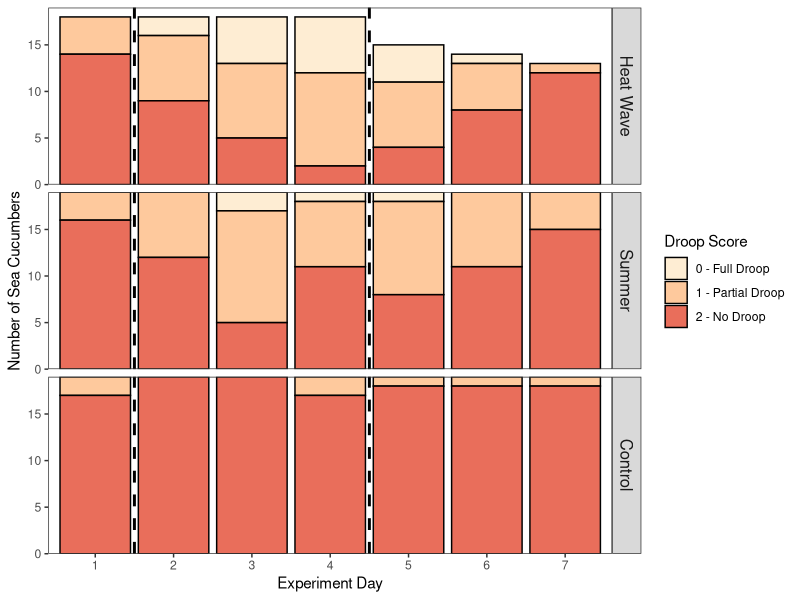
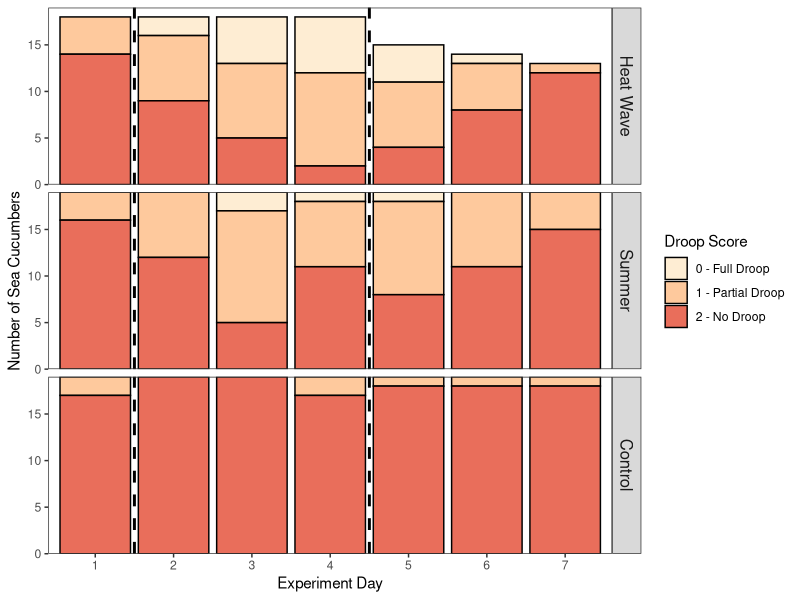

These figures' R source, in order: (Note: this script raises an error after producing the figures.)
# making a figure to show changes in cucumber stiffness over time

library(here)
library(tidyverse)
library(Hmisc)
library(ordinal)

# Load the stiffness data, rename and format columns
stiff <- read_csv(here("data/BehaviourData.csv")) %>%
  mutate(Droop_score = as.factor(Droop_score),
         Squeeze_score = as.factor(Squeeze_score), 
         Date = as.Date(Date, format="%d/%m/%Y"),
         Bucket_ID = as.factor(Bucket_ID),
         Cuke_ID = as.factor(Cuke_ID),
         Unique_ID = paste(Bucket_ID, Cuke_ID,  sep = '_'))%>%
  select(-c("Activity_Score", "Number_lesions","Bodywall_lesions")) %>%
  na.omit() %>%
  # Renaming the treatment factors
  mutate(Treatment = gsub("Room", "Summer", Treatment),
         Treatment = gsub("Heat", "Heat Wave", Treatment),
         # Reordering the treatments so they appear propperly in the grid
         Treatment = fct_relevel(Treatment, 
                                 c("Heat Wave", "Summer", "Control")))
         
  str(stiff)
  
#### PLOTTING DROOP DATA
stiffness_plot <-
  ggplot(data =stiff, 
         aes(x=as.factor(Date), 
             fill=Droop_score))+
  geom_bar(alpha=0.8, 
           color="black", 
           size=0.5) +
  scale_x_discrete(breaks=c("2021-11-09","2021-11-10","2021-11-11", "2021-11-12","2021-11-13","2021-11-14","2021-11-15"),
                   labels=c("1", "2", "3", "4", "5","6", "7")) +
  xlab("Experiment Day") +
  #scale_x_date(date_labels = "%b%d", date_breaks="1 day")+
  geom_vline(xintercept=1.5, 
             linetype=2,
             size = 1) +
  geom_vline(xintercept=4.5, 
             linetype=2, 
             size = 1) +
  scale_y_continuous(expand=c(0,0)) +
  ylab("Number of Sea Cucumbers")+
  scale_fill_brewer(name="Droop Score",
                    labels=c("0 - Full Droop", "1 - Partial Droop", "2 - No Droop"), 
                    palette="OrRd", 
                    direction=1)+
  theme_bw()+
  theme(strip.text.y = element_text(size =12),
        panel.grid=element_blank())+
  facet_grid(Treatment ~ .)

stiffness_plot # show the plot!

ggsave("StiffnessPlot.pdf",
       stiffness_plot, 
       device = "pdf",
       path = here("figures"))
#------------------------------------------------------------------------------
# "Squeeze" data refers to the squeeze trials we did in addition to the 'droop'
# trials as a way to measure stiffness. This measurement was ultimately omitted
# from the final manuscript so the code has been commented out below so that 
# this script can be run without issue.

##### PLOTTING SQUEEZE DATA
#squeeze_plot = 
#  ggplot(data =stiff, aes(x=as.factor(Date), fill=Squeeze_score))+
#  geom_bar(alpha=0.8, color="black", size=0.5) +
#  scale_x_discrete(breaks=c("2021-11-09","2021-11-10","2021-11-11", "2021-11-12","2021-11-13","2021-11-14","2021-11-15"),
#                   labels=c(1,2,3,4,5,6,7))+
#  xlab("Day")+
#  #scale_x_date(date_labels = "%b%d", date_breaks="1 day")+
#  geom_vline(xintercept=1.5, linetype=2)+
#  geom_vline(xintercept=4.5, linetype=2)+
#  scale_y_continuous(expand=c(0,0))+
#  ylab("# Sea Cucumbers")+
#  scale_fill_brewer(name="Squeeze Score",labels=c("0 - No Stiffness","1 - Partial Stiffness","2 - Full Stiffness"), 
#                    palette="OrRd", direction=1)+ 
#  theme_bw()+
#  theme(strip.text.y = element_text(size =12),
#        panel.grid=element_blank(),
#        legend.position="right")+
#  facet_grid(Treatment~.)
#squeeze_plot
#ggsave("figures/squeeze.jpg",plot=squeeze_plot, width=5, height=4)

#### PLOTTING CORRELATION BETWEEN SQUEEZE AND DROOP
#squeeze_droop_cor = ggplot(data=stiff, aes(x=Squeeze_score, y=Droop_score, color=Treatment))+
#  geom_jitter(width=0.2, height=0.2)+
#  scale_color_manual(labels=c("Control (12?C)","Room (17?C)","Heat (22?C)"), values=c("Gold", "Orange","Red"))+
#  theme_bw()+
#  theme(strip.text.y = element_text(size =12))+
#  facet_grid(Treatment~.)
#squeeze_droop_cor
#
#ggsave("figures/squeeze_droop_correlation.jpg",plot=squeeze_droop_cor, width=6, height=4)

## CALCULATING CORRELATION 
#rcorr(stiff$Squeeze_score,stiff$Droop_score, type="spearman") # looking at correlation 

##### SHATISTICS #####
# Running ordinal regressions on the data
#str(stiff)

#stiff_mod = clmm(Squeeze_score~ Treatment+as.factor(Date)+ (1|Unique_ID) +(1|Bucket_ID)+(1|Sea_Table),
#                 data = stiff) # squeeze
#tbl_regression(stiff_mod)

droop_mod= clmm(Droop_score~ Treatment + as.factor(Date)+ (1|Unique_ID) +(1|Bucket_ID)+(1|Sea_Table), data = stiff) # droop
tbl_regression(droop_mod)
